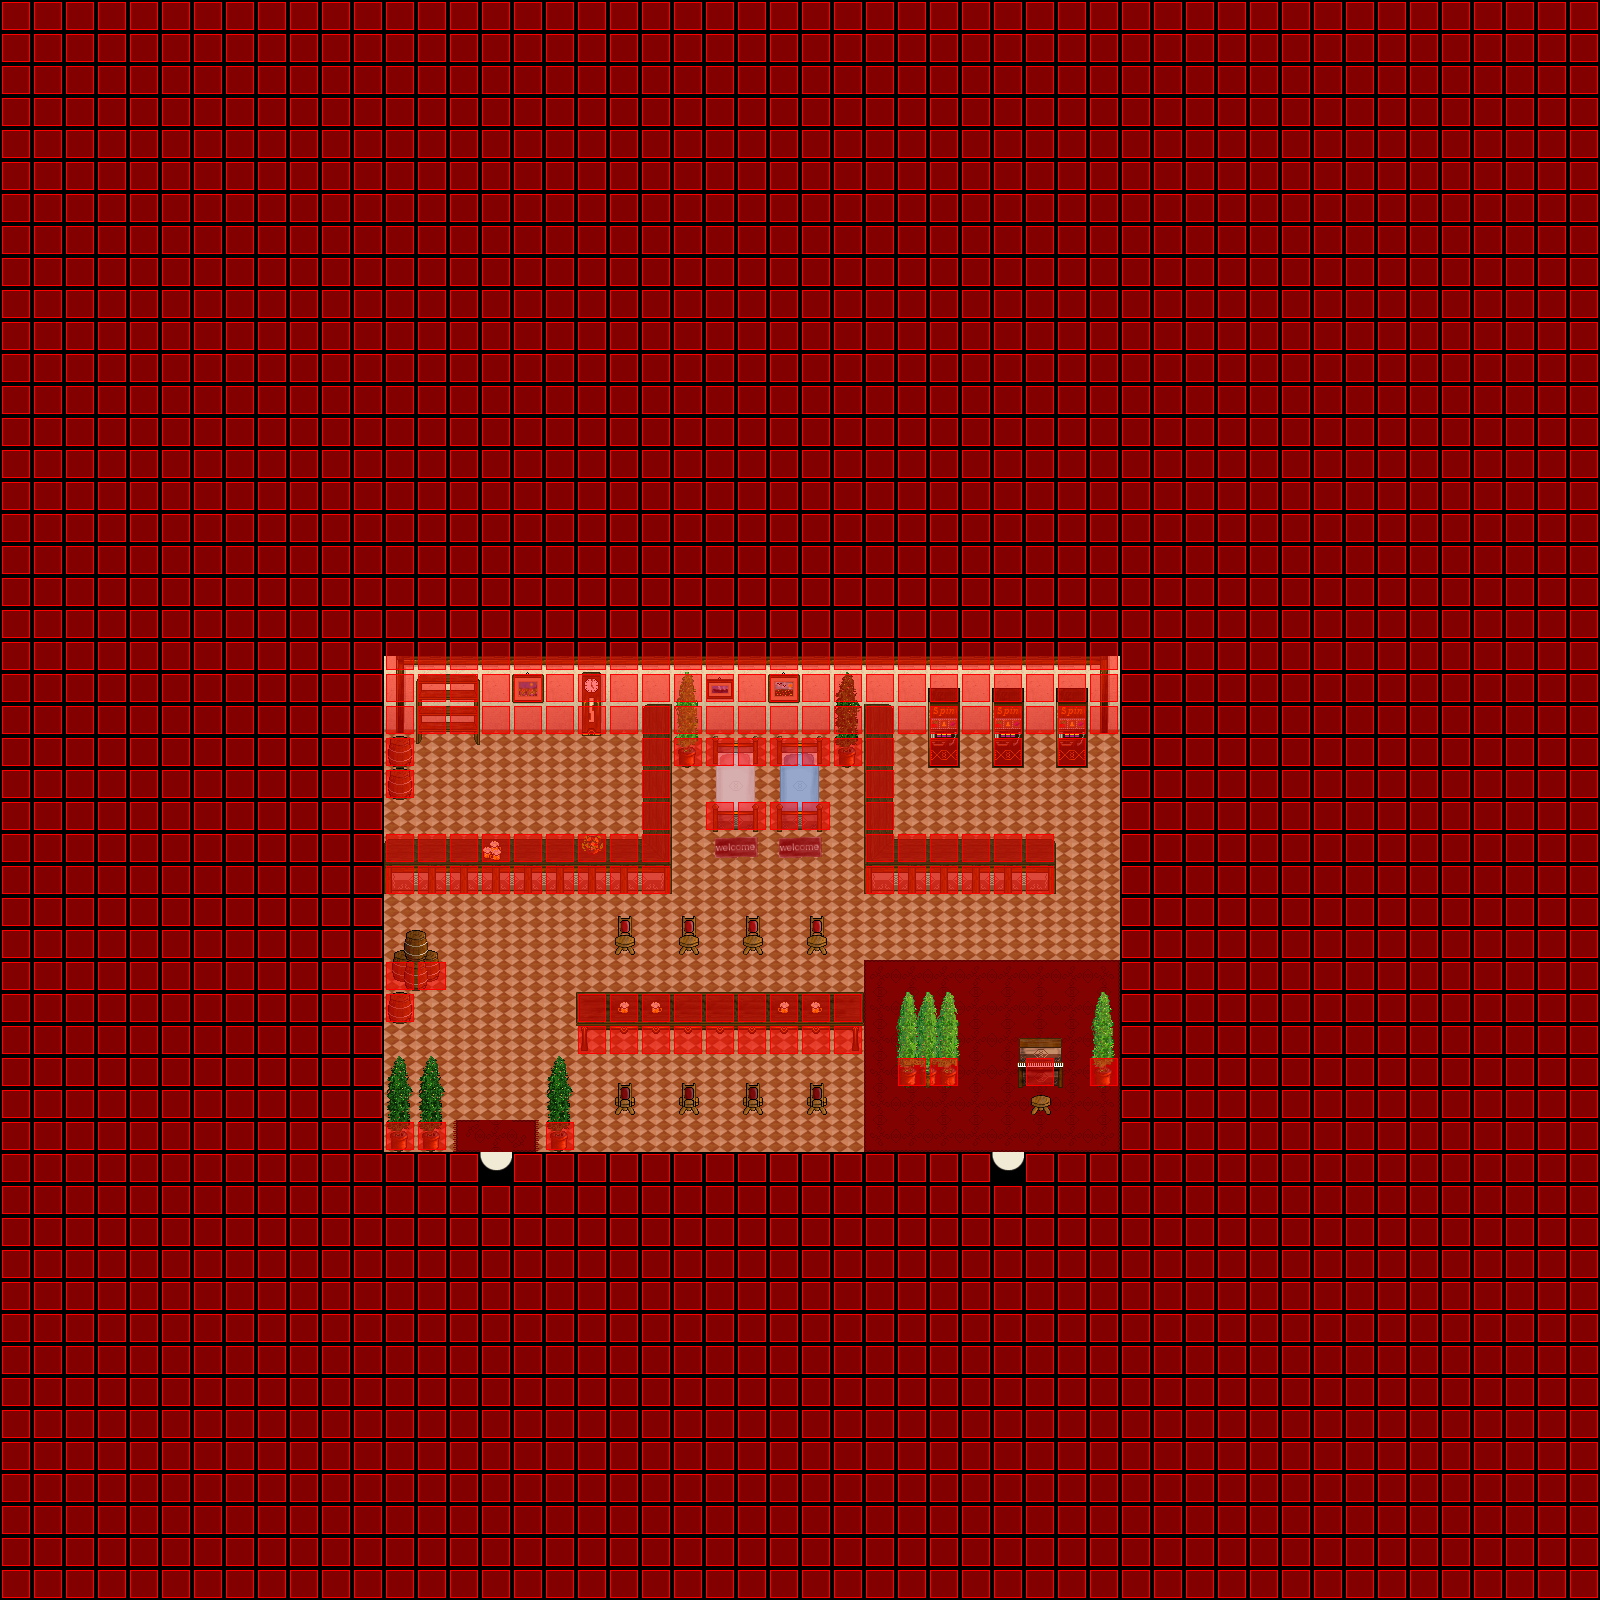

The image is a tile-based game level rendered from a .tmx file. Its description and source (layers, tilesets, objects; grid data summarised) follow:
An orthogonal 50x50 tile map with 32x32 px tiles, 5 tile layers (Ground, Ground, Fringe, Over, ...), 7 tilesets and 3 objects (2x WARP, SCRIPT).

<map version="1.0" orientation="orthogonal" width="50" height="50" tilewidth="32" tileheight="32">
 <properties>
  <property name="music" value="inside.ogg" />
 </properties>
 <tileset firstgid="1" name="collision1_32_32" tilewidth="32" tileheight="32">
  <image source="../graphics/tiles/collision1_32_32.png" width="1024" height="1024" />
 </tileset>
 <tileset firstgid="1025" name="indoor3_32_32" tilewidth="32" tileheight="32">
  <image source="../graphics/tiles/indoor3_32_32.png" width="1024" height="1024" />
 </tileset>
 <tileset firstgid="2049" name="misc1_32_32" tilewidth="32" tileheight="32">
  <image source="../graphics/tiles/misc1_32_32.png" width="1024" height="1024" />
 </tileset>
 <tileset firstgid="3073" name="indoor2_32_64" tilewidth="32" tileheight="64">
  <image source="../graphics/tiles/indoor2_32_64.png" width="1024" height="1024" />
 </tileset>
 <tileset firstgid="3585" name="indoor2_32_96" tilewidth="32" tileheight="96">
  <image source="../graphics/tiles/indoor2_32_96.png" width="1024" height="960" />
 </tileset>
 <tileset firstgid="3905" name="indoor1_32_128" tilewidth="32" tileheight="128">
  <image source="../graphics/tiles/indoor1_32_128.png" width="1024" height="1024" />
 </tileset>
 <tileset firstgid="4161" name="indoor2_32_64" tilewidth="32" tileheight="64">
  <image source="../graphics/tiles/indoor2_32_64.png" width="1024" height="1024" />
 </tileset>
 <layer name="Ground" width="50" height="50">
  <data>[2500 cells, 23 non-empty, 1 distinct tile ids]</data>
 </layer>
 <layer name="Ground" width="50" height="50">
  <data>[2500 cells, 2500 non-empty, 29 distinct tile ids]</data>
 </layer>
 <layer name="Fringe" width="50" height="50">
  <data>[2500 cells, 81 non-empty, 47 distinct tile ids]</data>
 </layer>
 <layer name="Over" width="50" height="50">
  <data>[2500 cells, 0 non-empty, 0 distinct tile ids]</data>
 </layer>
 <layer name="Collision" width="50" height="50">
  <data>[2500 cells, 2278 non-empty, 1 distinct tile ids]</data>
 </layer>
 <objectgroup name="Object" width="50" height="50">
  <object name="Warp to Eingang XCF" type="WARP" x="480" y="1152" width="32" height="32">
   <properties>
    <property name="DEST_MAP" value="ow-o0000-o0000-o0000" />
    <property name="DEST_X" value="3424" />
    <property name="DEST_Y" value="3456" />
   </properties>
  </object>
  <object name="Warp to Eingang 2 XCF" type="WARP" x="992" y="1152" width="32" height="32">
   <properties>
    <property name="DEST_MAP" value="ow-o0000-o0000-o0000" />
    <property name="DEST_X" value="3840" />
    <property name="DEST_Y" value="3456" />
   </properties>
  </object>
  <object name="External Map Events" type="SCRIPT" x="-1920" y="0">
   <properties>
    <property name="FILENAME" value="scripts/maps/iw-selphi-timlet-ipsum-house2-o00-o00-o00.lua" />
   </properties>
  </object>
 </objectgroup>
</map>
